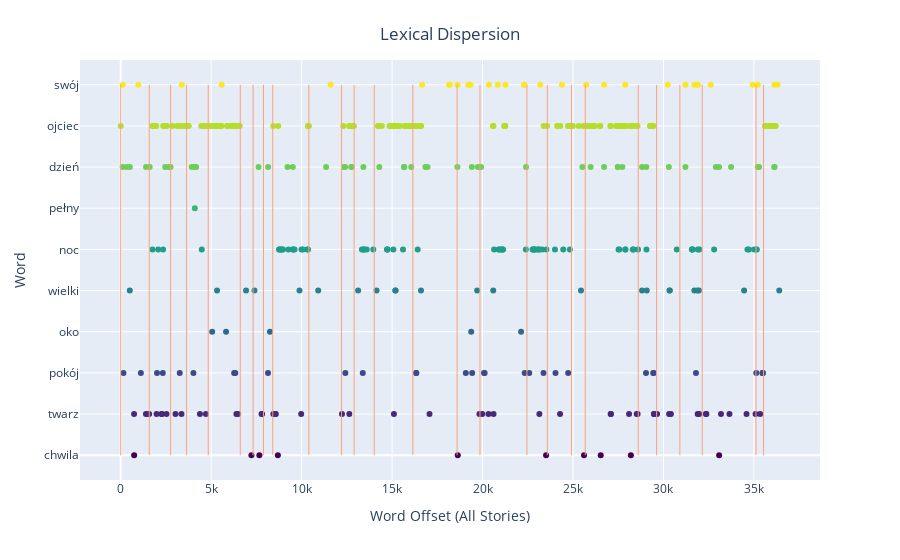

This figure's notebook cell:
### Code cell
dispersion_plotly(ntext, list(top_words.keys()), titles = True)

### Figure 1 — Plotly figure (JSON) as saved in the notebook; plotly's stock layout.template omitted (floating-point values rounded to 4 significant figures; data arrays with more than 128 entries replaced by an {"elided": "..."} marker saying what was removed)
{"data": [{"hoverlabel": {"namelength": 0}, "hovertemplate": "x=%{x}<br>y=%{y}<br>color=%{marker.color}", "legendgroup": "", "marker": {"color": {"elided": "411 int values"}, "coloraxis": "coloraxis", "symbol": "circle"}, "mode": "markers", "name": "", "showlegend": false, "type": "scatter", "x": {"elided": "411 int values"}, "xaxis": "x", "y": {"elided": "411 int values"}, "yaxis": "y"}], "layout": {"coloraxis": {"colorbar": {"title": {"text": "color"}}, "colorscale": [[0, "#440154"], [0.1111, "#482878"], [0.2222, "#3e4989"], [0.3333, "#31688e"], [0.4444, "#26828e"], [0.5556, "#1f9e89"], [0.6667, "#35b779"], [0.7778, "#6ece58"], [0.8889, "#b5de2b"], [1, "#fde725"]], "showscale": false}, "legend": {"tracegroupgap": 0}, "margin": {"t": 60}, "shapes": [{"line": {"color": "LightSalmon", "width": 1}, "type": "line", "x0": 0, "x1": 0, "xref": "x", "y0": 0, "y1": 9, "yref": "y"}, {"line": {"color": "LightSalmon", "width": 1}, "type": "line", "x0": 1578, "x1": 1578, "xref": "x", "y0": 0, "y1": 9, "yref": "y"}, {"line": {"color": "LightSalmon", "width": 1}, "type": "line", "x0": 2759, "x1": 2759, "xref": "x", "y0": 0, "y1": 9, "yref": "y"}, {"line": {"color": "LightSalmon", "width": 1}, "type": "line", "x0": 3642, "x1": 3642, "xref": "x", "y0": 0, "y1": 9, "yref": "y"}, {"line": {"color": "LightSalmon", "width": 1}, "type": "line", "x0": 4838, "x1": 4838, "xref": "x", "y0": 0, "y1": 9, "yref": "y"}, {"line": {"color": "LightSalmon", "width": 1}, "type": "line", "x0": 6610, "x1": 6610, "xref": "x", "y0": 0, "y1": 9, "yref": "y"}, {"line": {"color": "LightSalmon", "width": 1}, "type": "line", "x0": 7316, "x1": 7316, "xref": "x", "y0": 0, "y1": 9, "yref": "y"}, {"line": {"color": "LightSalmon", "width": 1}, "type": "line", "x0": 7892, "x1": 7892, "xref": "x", "y0": 0, "y1": 9, "yref": "y"}, {"line": {"color": "LightSalmon", "width": 1}, "type": "line", "x0": 8406, "x1": 8406, "xref": "x", "y0": 0, "y1": 9, "yref": "y"}, {"line": {"color": "LightSalmon", "width": 1}, "type": "line", "x0": 10401, "x1": 10401, "xref": "x", "y0": 0, "y1": 9, "yref": "y"}, {"line": {"color": "LightSalmon", "width": 1}, "type": "line", "x0": 12207, "x1": 12207, "xref": "x", "y0": 0, "y1": 9, "yref": "y"}, {"line": {"color": "LightSalmon", "width": 1}, "type": "line", "x0": 12901, "x1": 12901, "xref": "x", "y0": 0, "y1": 9, "yref": "y"}, {"line": {"color": "LightSalmon", "width": 1}, "type": "line", "x0": 14013, "x1": 14013, "xref": "x", "y0": 0, "y1": 9, "yref": "y"}, {"line": {"color": "LightSalmon", "width": 1}, "type": "line", "x0": 16149, "x1": 16149, "xref": "x", "y0": 0, "y1": 9, "yref": "y"}, {"line": {"color": "LightSalmon", "width": 1}, "type": "line", "x0": 18595, "x1": 18595, "xref": "x", "y0": 0, "y1": 9, "yref": "y"}, {"line": {"color": "LightSalmon", "width": 1}, "type": "line", "x0": 19858, "x1": 19858, "xref": "x", "y0": 0, "y1": 9, "yref": "y"}, {"line": {"color": "LightSalmon", "width": 1}, "type": "line", "x0": 22453, "x1": 22453, "xref": "x", "y0": 0, "y1": 9, "yref": "y"}, {"line": {"color": "LightSalmon", "width": 1}, "type": "line", "x0": 23581, "x1": 23581, "xref": "x", "y0": 0, "y1": 9, "yref": "y"}, {"line": {"color": "LightSalmon", "width": 1}, "type": "line", "x0": 24917, "x1": 24917, "xref": "x", "y0": 0, "y1": 9, "yref": "y"}, {"line": {"color": "LightSalmon", "width": 1}, "type": "line", "x0": 25679, "x1": 25679, "xref": "x", "y0": 0, "y1": 9, "yref": "y"}, {"line": {"color": "LightSalmon", "width": 1}, "type": "line", "x0": 28607, "x1": 28607, "xref": "x", "y0": 0, "y1": 9, "yref": "y"}, {"line": {"color": "LightSalmon", "width": 1}, "type": "line", "x0": 29622, "x1": 29622, "xref": "x", "y0": 0, "y1": 9, "yref": "y"}, {"line": {"color": "LightSalmon", "width": 1}, "type": "line", "x0": 30907, "x1": 30907, "xref": "x", "y0": 0, "y1": 9, "yref": "y"}, {"line": {"color": "LightSalmon", "width": 1}, "type": "line", "x0": 32143, "x1": 32143, "xref": "x", "y0": 0, "y1": 9, "yref": "y"}, {"line": {"color": "LightSalmon", "width": 1}, "type": "line", "x0": 35113, "x1": 35113, "xref": "x", "y0": 0, "y1": 9, "yref": "y"}, {"line": {"color": "LightSalmon", "width": 1}, "type": "line", "x0": 35532, "x1": 35532, "xref": "x", "y0": 0, "y1": 9, "yref": "y"}], "title": {"text": "Lexical Dispersion", "x": 0.5, "xanchor": "center", "y": 0.95, "yanchor": "top"}, "xaxis": {"anchor": "y", "domain": [0, 1], "title": {"text": "Word Offset (All Stories)"}}, "yaxis": {"anchor": "x", "domain": [0, 1], "tickmode": "array", "ticktext": ["chwila", "twarz", "pokój", "oko", "wielki", "noc", "pełny", "dzień", "ojciec", "swój"], "tickvals": [0, 1, 2, 3, 4, 5, 6, 7, 8, 9], "title": {"text": "Word"}}}}
